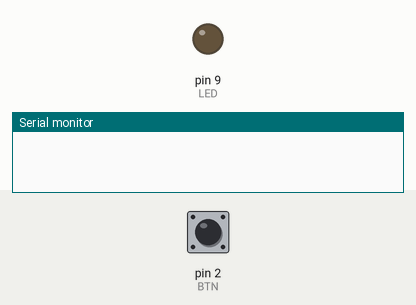
This sketch was run on a simulated Arduino Uno, built with avr-gcc and run on an emulated ATmega328P. Parts: output pins drawn as LEDs (lit = HIGH), the last lines printed to the serial monitor. Inputs (shaded band) come from the test bench; at power-on: pin 2 (BTN) HIGH. Random numbers use the default seed unless the sketch sets one.

Above: at 1.2 s.
1.3 s: pin 2 (BTN) pulled LOW for 0.15 s
At 4.29 s:
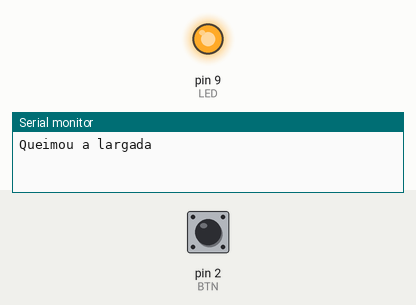
4.4 s: pin 2 (BTN) pulled LOW for 1 s
At 5.8 s:
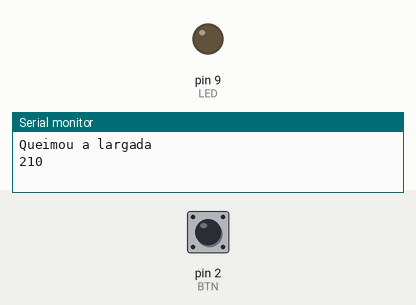
6.9 s: pin 2 (BTN) pulled LOW for 3.2 s
Timing chart, 0 to 15.1 s (numbered marks = the images above; inputs shaded):
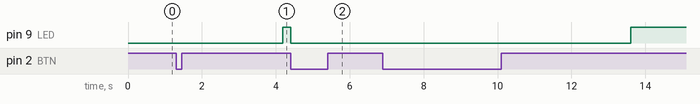

Measured:
- after the input at 4.4 s, pin 9 (LED): HIGH → LOW at once

The sketch:

Projeto_103_Jogo_de_Reacao.ino
```cpp
// Projeto 103 - Jogo de Reação
// Arduino Uno | Arduino Neon Lab

const byte LED=9,BTN=2;
void setup(){ pinMode(LED,OUTPUT); pinMode(BTN,INPUT_PULLUP);
  Serial.begin(9600); randomSeed(analogRead(A0)); }
void loop(){
  digitalWrite(LED,LOW);
  while(digitalRead(BTN)==LOW) delay(10);
  unsigned long espera=random(2000,5000), inicio=millis();
  while(millis()-inicio<espera){
    if(digitalRead(BTN)==LOW){ Serial.println("Queimou a largada"); delay(750); return; }
  }
  digitalWrite(LED,HIGH); inicio=millis();
  while(digitalRead(BTN)==HIGH && millis()-inicio<5000UL){}
  if(digitalRead(BTN)==LOW) Serial.println(millis()-inicio);
  else Serial.println("Tempo esgotado");
  digitalWrite(LED,LOW); delay(800);
}
```
